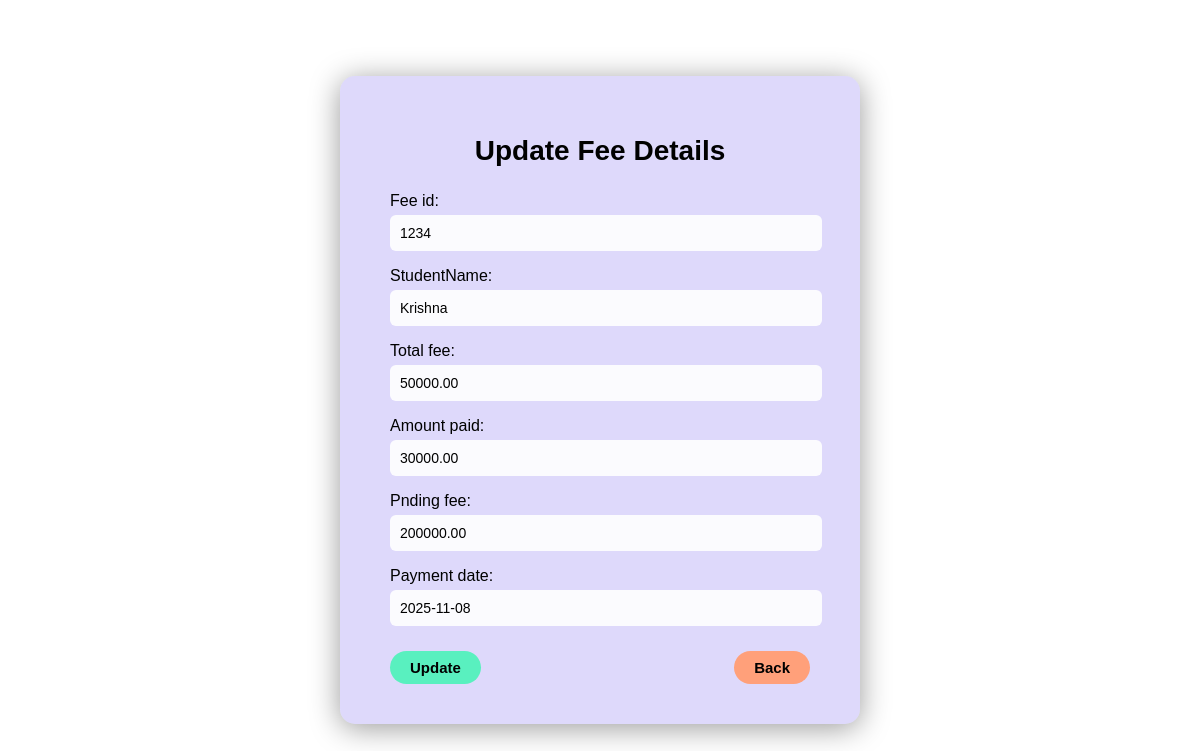
Screenshot of /update2/2/ with the database file from the repository.
### app1/models.py (models this page shows, shortened)
class Fee_Details_models(models.Model):
    Fee_id = models.IntegerField(unique=True)
    StudentName = models.CharField(max_length=100)
    Total_fee = models.DecimalField(max_digits=10,decimal_places=2)
    Amount_paid = models.DecimalField(max_digits=10, decimal_places=2)
    Pnding_fee = models.DecimalField(max_digits=10, decimal_places=2)
    Payment_date = models.DateField()

### app1/views.py (the view)
# urls.py: path('update2/<int:id>/',Fee_update_data,name='feeupdate'),
def Fee_update_data(request,id):
    data =Fee_Details_models.objects.get(id=id)
    if request.method == 'POST':
        form = Fee_update_form(request.POST,instance=data)
        if form.is_valid():
            form.save()
            return redirect('myfee')
    else:
        form = Fee_update_form(instance=data)
    contest = {
        'form':form
    }
    return render(request,'frontend_app1/feeupdate.html',contest)

### app1/formfeeupdate.py
class Fee_update_form(forms.ModelForm):
    class Meta:
        model = Fee_Details_models
        fields = '__all__'

### template/frontend_app1/feeupdate.html (shortened to what this page needs)
{% load static %}
<!DOCTYPE html>
<html lang="en">
<head>
    <link rel="stylesheet" href="{% static 'CSS/feeupdate.css' %}">
</head>
<body>
    <div class="main-container">
        <h1>Update Fee Details</h1>
        <form method="post" class="form-box">
            {{ form.as_p }}
            <div class="btn-container">
                <button type="submit" class="btn-submit">Update</button>
                <a href="{% url 'myfee' %}" class="btn-back">Back</a>
            </div>
        </form>
    </div>
</body>
</html>

### static/CSS/feeupdate.css (style rules this page uses)
body { background-image: url('https://img.freepik.com/premium-photo/open-notebook-table-with-essential-school-supplies-including-pencils-erasers-pens_252214-11205.jpg?semt=ais_hybrid&w=740&q=80'); background-repeat: no-repeat; background-size: cover; background-position: center; font-family: 'Poppins', sans-serif; height: 100vh; margin: 0; display: flex; justify-content: center; align-items: center; }
.main-container { background: rgba(33, 4, 227, 0.15); backdrop-filter: blur(12px); -webkit-backdrop-filter: blur(12px); padding: 40px 50px; border-radius: 15px; box-shadow: 0 4px 30px rgba(0, 0, 0, 0.4); width: 420px; }
h1 { text-align: center; font-size: 28px; font-weight: 600; color: #000; margin-bottom: 25px; }
.form-box p { display: flex; flex-direction: column; margin-bottom: 15px; font-weight: 500; color: #000; }
label { margin-bottom: 5px; }
input, select { width: 100%; height: 34px; border: none; border-radius: 6px; padding-left: 10px; font-size: 14px; background-color: rgba(255, 255, 255, 0.9); outline: none; }
.btn-container { display: flex; justify-content: space-between; margin-top: 25px; }
.btn-submit { background-color: rgba(0, 255, 150, 0.6); border: none; padding: 8px 20px; border-radius: 20px; font-size: 15px; font-weight: 600; cursor: pointer; transition: 0.3s; color: #000; }
.btn-back { background-color:lightsalmon; border: none; padding: 8px 20px; border-radius: 20px; font-size: 15px; font-weight: 600; text-decoration: none; color: #000; text-align: center; transition: 0.3s; }

### rows the page displays
Fee_Details_models: Fee_id "1234", StudentName "Krishna", Total_fee "50000.00", Amount_paid "30000.00", Pnding_fee "200000.00", Payment_date "2025-11-08"
